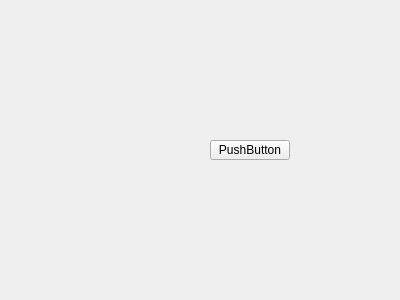
<?xml version="1.0" encoding="UTF-8"?>
<ui version="4.0">
 <class>addWidgetTab</class>
 <widget class="QWidget" name="addWidgetTab">
  <property name="geometry">
   <rect>
    <x>0</x>
    <y>0</y>
    <width>400</width>
    <height>300</height>
   </rect>
  </property>
  <property name="windowTitle">
   <string>Form</string>
  </property>
  <widget class="QPushButton" name="pushButton">
   <property name="geometry">
    <rect>
     <x>210</x>
     <y>140</y>
     <width>80</width>
     <height>20</height>
    </rect>
   </property>
   <property name="text">
    <string>PushButton</string>
   </property>
  </widget>
 </widget>
 <resources/>
 <connections/>
</ui>
